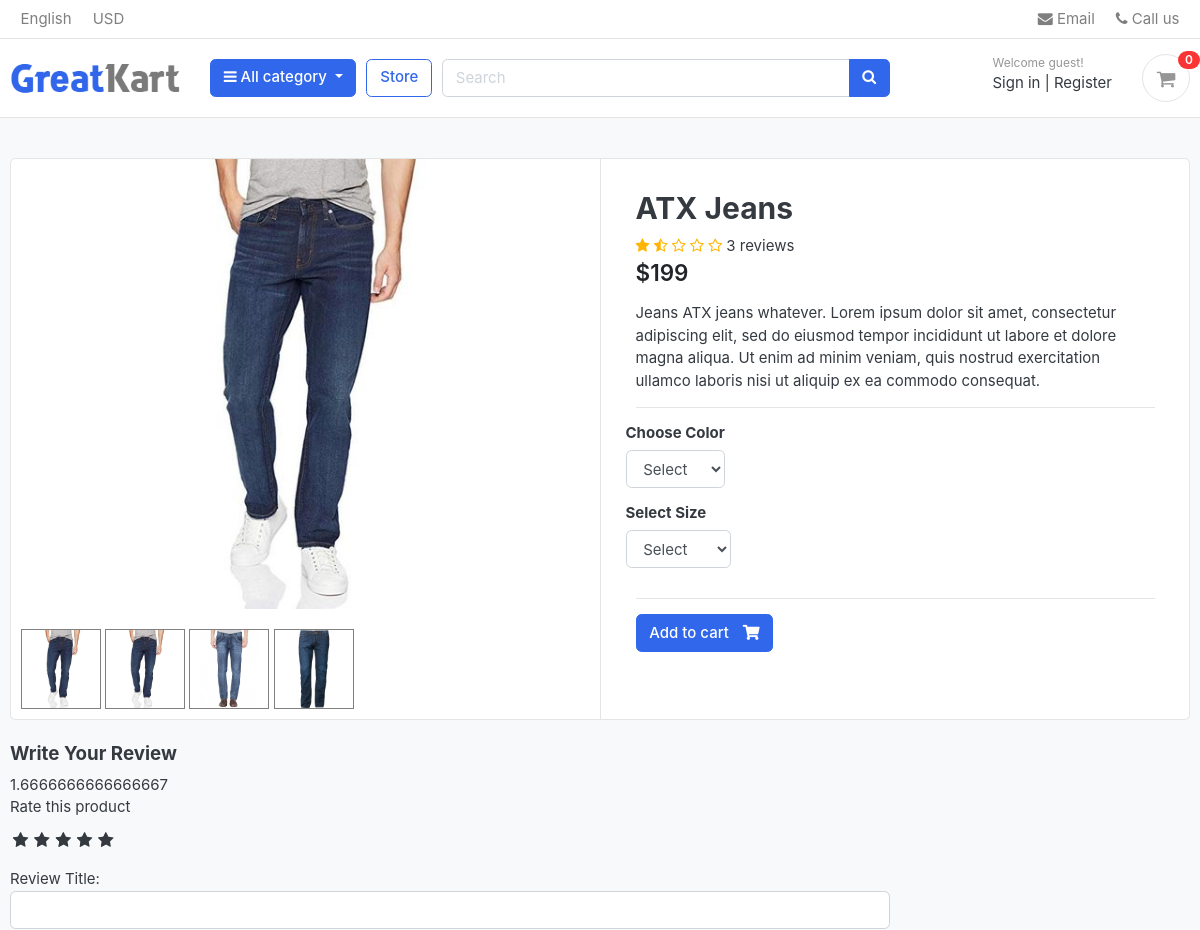
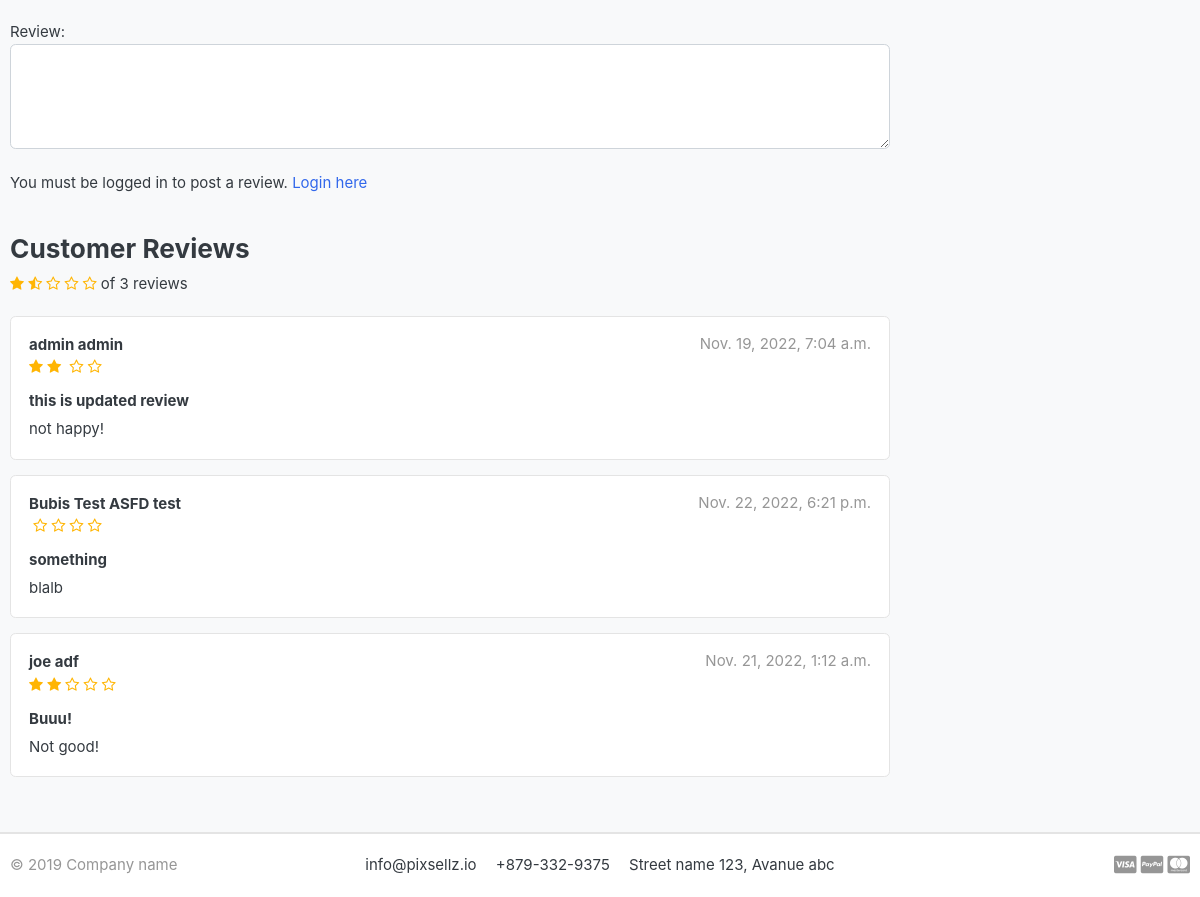
/store/category/jeans/atx-jeans/, run on the app's committed database (2 pictures, top to bottom).
### store/models.py (models this page shows, shortened)
class Product(models.Model):
    product_name = models.CharField(max_length=200, unique=True)
    slug = models.SlugField(max_length=200, unique=True)
    description = models.TextField(max_length=500, blank=True)
    price = models.IntegerField()
    images = models.ImageField(upload_to='photos/products')
    stock = models.IntegerField()
    is_available = models.BooleanField(default=True)
    category = models.ForeignKey(Category, on_delete=models.CASCADE)
    created_date = models.DateTimeField(auto_now_add=True)
    modified_date = models.DateTimeField(auto_now=True)
    def averageReview(self):
        reviews = ReviewRating.objects.filter(product=self, status=True).aggregate(prod_avg=Avg('rating'))
        avg = 0
        if reviews['prod_avg'] is not None:
            avg = float(reviews['prod_avg'])
        return avg
    def countReview(self):
        reviews = ReviewRating.objects.filter(product=self, status=True).aggregate(prod_N=Count('rating'))
        N = 0
        if reviews['prod_N'] is not None:
            N = int(reviews['prod_N'])
        return N

class ProductGallery(models.Model):
    product = models.ForeignKey(Product, default=None, on_delete=models.CASCADE) #Attach this gallery to the product. Cascade means if the product is deleted, this gallery is also deleted.
    image = models.ImageField(upload_to='store/products', max_length=255)
    class Meta: #makes the plural correct in the admin page.
        verbose_name = 'productgallery'
        verbose_name_plural = 'product gallery'

class ReviewRating(models.Model):
    product = models.ForeignKey(Product, on_delete=models.CASCADE)
    user = models.ForeignKey(Account, on_delete=models.CASCADE)
    subject = models.CharField(max_length=100,blank=True)
    review = models.TextField(max_length=500,blank=True)
    rating = models.FloatField()
    ip = models.CharField(max_length=20,blank=True)
    status = models.BooleanField(default=True)
    create_at = models.DateTimeField(auto_now_add=True)
    updated_at = models.DateTimeField(auto_now=True)

### accounts/models.py (models this page shows, shortened)
class Account(AbstractBaseUser):
    first_name      = models.CharField(max_length=50)
    last_name       = models.CharField(max_length=50)
    username        = models.CharField(max_length=50, unique=True)
    email           = models.EmailField(max_length=100, unique=True)
    phone_number    = models.CharField(max_length=50)
    date_joined     = models.DateTimeField(auto_now_add=True)
    last_login      = models.DateTimeField(auto_now_add=True)
    is_admin        = models.BooleanField(default=False)
    is_staff        = models.BooleanField(default=False)
    is_active       = models.BooleanField(default=False)
    is_superadmin   = models.BooleanField(default=False)
    USERNAME_FIELD = 'email'
    REQUIRED_FIELDS = ['username','first_name','last_name']
    objects = MyAccountManager()
    def full_name(self):
        return f'{self.first_name} {self.last_name}'

### store/views.py (the view)
# urls.py: path('category/<slug:category_slug>/<slug:product_slug>/', views.product_detail, name='product_detail'),
def product_detail(request, category_slug, product_slug):
    try:
        single_product = Product.objects.get(category__slug= category_slug, slug = product_slug)
        in_cart = CartItem.objects.filter(cart__cart_id=_cart_id(request), product=single_product).exists()  # Two underscores looks at the Cart model. Exits() would return true or false
    except Exception as e:
        raise e
    if request.user.is_authenticated:
        try:
            orderproduct = OrderProduct.objects.filter(user=request.user, product_id=single_product.id).exists() # We don't want any product, just to check it exists
        except OrderProduct.DoesNotExist:
            orderproduct = None
    else:
        orderproduct=None
    reviews = ReviewRating.objects.filter(product_id=single_product.id, status=True) #Status true to show the reviews. If you set the reviews as false, those won't show in the site.
    product_gallery = ProductGallery.objects.filter(product_id=single_product.id,)
    context = {'single_product': single_product,
               'in_cart': in_cart,
               'orderproduct': orderproduct,
               'reviews': reviews,
               'product_gallery': product_gallery,}
    return render(request, 'store/product_detail.html', context)

### carts/context_processors.py (called while the page is built)
def counter(request):
    cart_count = 0
    if 'admin' in request.path:
        return {}
    else:
        try:
            cart = Cart.objects.filter(cart_id=_cart_id(request))
            if request.user.is_authenticated:
                cart_items = CartItem.objects.all().filter(user=request.user)
            else:
                cart_items = CartItem.objects.all().filter(cart=cart[:1]) # [:1] so even if you have many cart ids it takes the last one.
            for cart_item in cart_items:
                cart_count += cart_item.quantity
        except Cart.DoesNotExist:
            cart_count = 0
    return dict(cart_count=cart_count)

### carts/views.py (called while the page is built)
def _cart_id(request): #private function starts with _ in the name.
    cart = request.session.session_key
    if not cart:
        cart = request.session.create()
    return cart

### category/context_processors.py (called while the page is built)
def menu_links(request):
    links = Category.objects.all()
    return dict(links=links)

### category/models.py (called while the page is built)
    def get_url(self):
        return reverse('products_by_category', args=[self.slug])

### store/models.py (called while the page is built)
    def colors(self):
        return super(VariationManager, self).filter(variation_category='color', is_active= True)

    def sizes(self):
        return super(VariationManager, self).filter(variation_category='size', is_active= True)

### templates/store/product_detail.html (shortened to what this page needs)
{% extends 'base.html' %}
{% load static %}
{% block content %}
<section class="section-content padding-y bg">
<div class="container">
<div class="card">
	<div class="row no-gutters">
		<aside class="col-md-6">
<article class="gallery-wrap">
	<div class="img-big-wrap mainImage">
	   <center><img src="{{ single_product.images.url }}"></center>
	</div>
</article>
<ul class="thumb">
	<li>
		<a href="{{single_product.images.url}}" target='mainImage'> <img src="{{single_product.images.url}}" alt="Product Image"> </a>
		{% for i in product_gallery %}
		<a href="{{i.image.url}}" target='mainImage'> <img src="{{i.image.url}}" alt="Product Image"> </a>
		{% endfor %}
	</li>
</ul>
		</aside>
		<main class="col-md-6 border-left">
			<form action="{% url 'add_cart' single_product.id %}" method="POST">
<article class="content-body">
<h2 class="title"> {{ single_product.product_name }}</h2>
<div class="rating-star">
	<span>
		<i class='fa fa-star{% if single_product.averageReview < 0.5%}-o{% elif single_product.averageReview >= 0.5 and single_product.averageReview < 1 %}-half-o {% endif %}' aria-hidden='true'></i>
		<i class='fa fa-star{% if single_product.averageReview < 1.5%}-o{% elif single_product.averageReview >= 1.5 and single_product.averageReview < 2 %}-half-o {% endif %}' aria-hidden='true'></i>
		<i class='fa fa-star{% if single_product.averageReview < 2.5%}-o{% elif single_product.averageReview >= 2.5 and single_product.averageReview < 3 %}-half-o {% endif %}' aria-hidden='true'></i>
		<i class='fa fa-star{% if single_product.averageReview < 3.5%}-o{% elif single_product.averageReview >= 3.5 and single_product.averageReview < 4 %}-half-o {% endif %}' aria-hidden='true'></i>
		<i class='fa fa-star{% if single_product.averageReview < 4.5%}-o{% elif single_product.averageReview >= 4.5 and single_product.averageReview < 5 %}-half-o {% endif %}' aria-hidden='true'></i>
		<span>{{single_product.countReview}} reviews</span>
	</span>
</div>
<div class="mb-3">
	<var class="price h4">${{ single_product.price }}</var>
</div>
<p>{{single_product.description}}</p>
<hr>
	<div class="row">
		<div class="item-option-select">
			<h6>Choose Color</h6>
			<select name="color" class="form-control" required>
				<option value=""disabled selected>Select</option>
			</select>
		</div>
	</div>
	<div class="row">
		<div class="item-option-select">
			<h6>Select Size</h6>
			<select name="size" class="form-control">
				<option value=""disabled selected>Select</option>
			</select>
		</div>
	</div>
	<hr>
  {% if single_product.stock <= 0 %}
    <h5 class="text-danger"> Out of Stock</h5>
    {% else %}
			<button type='submit' class="btn  btn-primary"> <span class="text">Add to cart</span> <i class="fas fa-shopping-cart"></i>  </button>
    {% endif %}
</article>
</form>
		</main>
	</div>
</div>
<br>
<div class="row">
			<div class="col-md-9">
	<form class="" action="{% url 'submit_review' single_product.id %}" method="POST">
			<h5>Write Your Review</h5>
			{{single_product.averageReview}}
			<div>
				<label>Rate this product</label>
				<br>
				<div class="rate">
					<input type="radio" name="rating" id="rating10" value="5" required /><label for="rating10" title="5"></label>
					<input type="radio" name="rating" id="rating8" value="4" required /><label for="rating8" title="4"></label>
					<input type="radio" name="rating" id="rating6" value="3" required /><label for="rating6" title="3"></label>
					<input type="radio" name="rating" id="rating4" value="2" required /><label for="rating4" title="2"></label>
					<input type="radio" name="rating" id="rating2" value="1" required /><label for="rating2" title="1"></label>
				</div>
				<br>
				Review Title:
				<input type="text" class="form-control" name="subject">
				<br>
				Review:
				<textarea name="review" rows="4" class="form-control"></textarea>
				<br>
				{% if user.is_authenticated %}
					{% if orderproduct %}
						<input type="submit" value="Submit Review" class='btn btn-primary'>
					{% else %}
						<p>You must purchase this product to post a review.</p>
					{% endif %}
				{% else %}
				<p>You must be logged in to post a review. <span><a href="{% url 'login' %}">Login here</a></span></p>
				{% endif %}
			</div>
	</form>
	<br>
	<header class="section-heading">
		<h3>Customer Reviews </h3>
			<div class="rating-star">
				<span>
					<i class='fa fa-star{% if single_product.averageReview < 0.5%}-o{% elif single_product.averageReview >= 0.5 and single_product.averageReview < 1 %}-half-o {% endif %}' aria-hidden='true'></i>
					<i class='fa fa-star{% if single_product.averageReview < 1.5%}-o{% elif single_product.averageReview >= 1.5 and single_product.averageReview < 2 %}-half-o {% endif %}' aria-hidden='true'></i>
					<i class='fa fa-star{% if single_product.averageReview < 2.5%}-o{% elif single_product.averageReview >= 2.5 and single_product.averageReview < 3 %}-half-o {% endif %}' aria-hidden='true'></i>
					<i class='fa fa-star{% if single_product.averageReview < 3.5%}-o{% elif single_product.averageReview >= 3.5 and single_product.averageReview < 4 %}-half-o {% endif %}' aria-hidden='true'></i>
					<i class='fa fa-star{% if single_product.averageReview < 4.5%}-o{% elif single_product.averageReview >= 4.5 and single_product.averageReview < 5 %}-half-o {% endif %}' aria-hidden='true'></i>
					<span> of {{single_product.countReview}} reviews</span>
				</span>
			</div>
	</header>
	{% for review in reviews %}
	<article class="box mb-3">
		<div class="icontext w-100">
			<div class="text">
				<span class="date text-muted float-md-right">{{review.updated_at}} </span>
				<h6 class="mb-1">{{review.user.full_name}} </h6>
				<div class="rating-star">
					<span>
						<i class='fa fa-star{% if review.rating == 0.5%}-half-0{% elif review.rating < 1 %}-o {% endif %}' aria-hidden='true'></i>
						<i class='fa fa-star{% if review.rating == 1.5%}-half-0{% elif review.rating < 2 %}-o {% endif %}' aria-hidden='true'></i>
						<i class='fa fa-star{% if review.rating == 2.5%}-half-0{% elif review.rating < 3 %}-o {% endif %}' aria-hidden='true'></i>
						<i class='fa fa-star{% if review.rating == 3.5%}-half-0{% elif review.rating < 4 %}-o {% endif %}' aria-hidden='true'></i>
						<i class='fa fa-star{% if review.rating == 4.5%}-half-0{% elif review.rating < 5 %}-o {% endif %}' aria-hidden='true'></i>
					</span>
				</div>
			</div>
		</div>
		<div class="mt-3">
			<h6>{{review.subject}}</h6>
			<p>
				{{review.review}}
			</p>
		</div>
	</article>
	{% endfor %}
	</div>
</div>
</div>
</section>
{% endblock %}

### static/css/ui.css (style rules this page uses)
html { font-family: "Inter", sans-serif; font-size: 15px; }
.content-body { flex: 1 1 auto; padding: 2rem 2.3rem; }
.padding-y { padding-top: 40px; padding-bottom: 40px; }
var { font-style: normal; }
article:after, .form-group:after { display: block; clear: both; content: ""; }
.bg { background-color: #f8f9fa; }
.section-heading { margin-bottom: 20px; margin-top: 15px; }
p:last-child { margin-bottom: 0; }
.btn .text + i { margin-left: 10px; }
.icontext { display: inline-flex; align-items: center; vertical-align: middle; }
.icontext .text { width: 100%; line-height: 1.2; }
.price { font-weight: 600; color: #212529; }
.box { padding: 18px; background: #fff; border-radius: 0.37rem; border: 1px solid #e4e4e4; }
.gallery-wrap .img-big-wrap { margin-bottom: 10px; border-radius: 0.37rem; overflow: hidden; background-color: #fff; }
.gallery-wrap .img-big-wrap img { height: 450px; width: auto; display: inline-block; }
.item-option-select { margin-bottom: 1rem; display: inline-block; margin-right: 15px; }

### static/css/custom.css (style rules this page uses)
.rate { display: inline-block;; border: 0; }
.rate > label { float: right; }
.rate > label:before { display: inline-block; font-size: 1.1rem; font-family: FontAwesome; content: "\f005"; margin:0; padding:0.3rem .2rem; cursor: pointer; }
.rating-star i { color: #ffb503 !important; }
ul.thumb { margin: 0 auto; padding:0; float:left; }
ul.thumb li { list-style:none; margin: 10px; }
ul.thumb li img { width: 80px; height: 80px; border: 1px solid grey; }

### data on the page
Product: images (picture), product_name "ATX Jeans", countReview "3", price "199", description "Jeans ATX jeans whatever. Lorem ipsum dolor sit amet, consectetur adipiscing elit, sed do eiusmod tempor incididunt ut labore et dolore magna aliqua. Ut enim ad minim veniam, quis nostrud exercitation ullamco laboris nisi ut aliquip ex ea commodo consequat.", averageReview "1.6666666666666667"
ProductGallery: image (picture)
ProductGallery: image (picture)
ProductGallery: image (picture)
ReviewRating: updated_at "Nov. 19, 2022, 7:04 a.m.", user.full_name "admin admin", rating 2.5 (drawn), subject "this is updated review", review "not happy!"
ReviewRating: updated_at "Nov. 22, 2022, 6:21 p.m.", user.full_name "Bubis Test ASFD test", rating 0.5 (drawn), subject "something", review "blalb"
ReviewRating: updated_at "Nov. 21, 2022, 1:12 a.m.", user.full_name "joe adf", rating 2 (drawn), subject "Buuu!", review "Not good!"

### other printed values
{{ cart_count }} "0"
